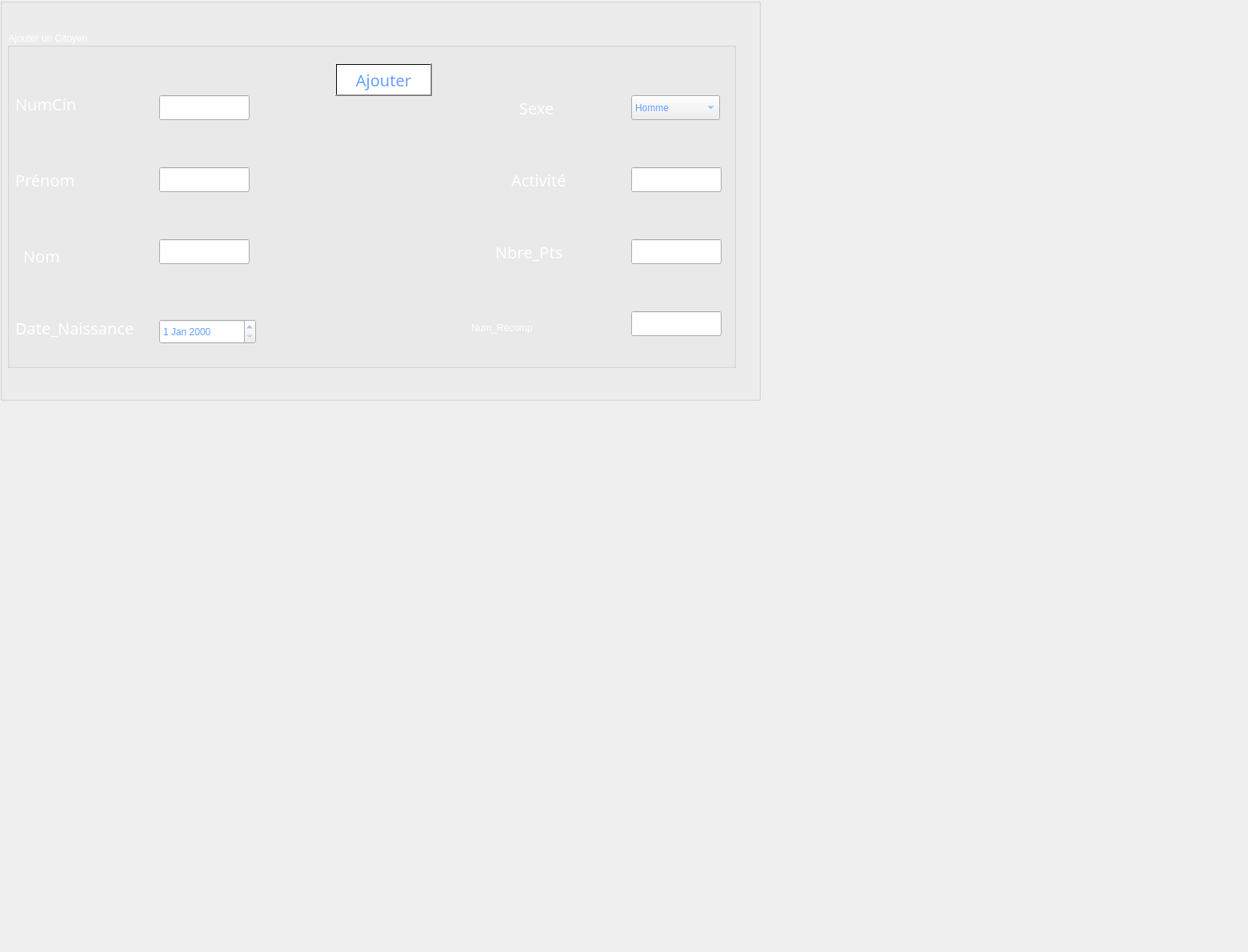
        <widget class="QWidget" name="ajouterCit">
         <attribute name="title">
          <string>Ajouter</string>
         </attribute>
         <widget class="QGroupBox" name="groupBox">
          <property name="geometry">
           <rect>
            <x>0</x>
            <y>-30</y>
            <width>951</width>
            <height>531</height>
           </rect>
          </property>
          <property name="font">
           <font>
            <family>Rockwell</family>
            <pointsize>15</pointsize>
            <weight>50</weight>
            <italic>false</italic>
            <bold>false</bold>
            <underline>true</underline>
           </font>
          </property>
          <property name="autoFillBackground">
           <bool>false</bool>
          </property>
          <property name="styleSheet">
           <string notr="true">color:rgb(255, 255, 255);</string>
          </property>
          <property name="title">
           <string>Ajouter un citoyen</string>
          </property>
          <property name="flat">
           <bool>false</bool>
          </property>
          <property name="checkable">
           <bool>false</bool>
          </property>
          <widget class="QLabel" name="label_38">
           <property name="geometry">
            <rect>
             <x>0</x>
             <y>30</y>
             <width>951</width>
             <height>501</height>
            </rect>
           </property>
           <property name="styleSheet">
            <string notr="true">background-image: url(:/1.jpg);</string>
           </property>
           <property name="text">
            <string/>
           </property>
          </widget>
          <widget class="QGroupBox" name="groupBox_5">
           <property name="geometry">
            <rect>
             <x>9</x>
             <y>69</y>
             <width>911</width>
             <height>421</height>
            </rect>
           </property>
           <property name="title">
            <string>Ajouter un Citoyen</string>
           </property>
           <widget class="QDateEdit" name="date">
            <property name="geometry">
             <rect>
              <x>190</x>
              <y>360</y>
              <width>121</width>
              <height>31</height>
             </rect>
            </property>
            <property name="styleSheet">
             <string notr="true">color:rgb(103, 161, 255);
</string>
            </property>
           </widget>
           <widget class="QLabel" name="label_11">
            <property name="geometry">
             <rect>
              <x>10</x>
              <y>350</y>
              <width>191</width>
              <height>41</height>
             </rect>
            </property>
            <property name="font">
             <font>
              <family>Rockwell</family>
              <pointsize>15</pointsize>
              <weight>50</weight>
              <italic>false</italic>
              <bold>false</bold>
             </font>
            </property>
            <property name="text">
             <string>Date_Naissance</string>
            </property>
           </widget>
           <widget class="QLabel" name="label_23">
            <property name="geometry">
             <rect>
              <x>580</x>
              <y>350</y>
              <width>191</width>
              <height>41</height>
             </rect>
            </property>
            <property name="text">
             <string>Num_Récomp</string>
            </property>
           </widget>
           <widget class="QLineEdit" name="lineEdit">
            <property name="geometry">
             <rect>
              <x>780</x>
              <y>350</y>
              <width>113</width>
              <height>31</height>
             </rect>
            </property>
            <property name="styleSheet">
             <string notr="true">color:rgb(103, 161, 255);
</string>
            </property>
           </widget>
           <widget class="QLineEdit" name="nom">
            <property name="geometry">
             <rect>
              <x>190</x>
              <y>260</y>
              <width>113</width>
              <height>31</height>
             </rect>
            </property>
            <property name="styleSheet">
             <string notr="true">color:rgb(103, 161, 255);
</string>
            </property>
           </widget>
           <widget class="QLabel" name="label_20">
            <property name="geometry">
             <rect>
              <x>20</x>
              <y>260</y>
              <width>71</width>
              <height>41</height>
             </rect>
            </property>
            <property name="font">
             <font>
              <family>Rockwell</family>
              <pointsize>15</pointsize>
              <weight>50</weight>
              <italic>false</italic>
              <bold>false</bold>
             </font>
            </property>
            <property name="text">
             <string>Nom</string>
            </property>
           </widget>
           <widget class="QLineEdit" name="nbr_pts">
            <property name="geometry">
             <rect>
              <x>780</x>
              <y>260</y>
              <width>113</width>
              <height>31</height>
             </rect>
            </property>
            <property name="styleSheet">
             <string notr="true">color:rgb(103, 161, 255);
</string>
            </property>
           </widget>
           <widget class="QLabel" name="label_8">
            <property name="geometry">
             <rect>
              <x>610</x>
              <y>260</y>
              <width>131</width>
              <height>31</height>
             </rect>
            </property>
            <property name="font">
             <font>
              <family>Rockwell</family>
              <pointsize>15</pointsize>
              <weight>50</weight>
              <italic>false</italic>
              <bold>false</bold>
             </font>
            </property>
            <property name="text">
             <string>Nbre_Pts</string>
            </property>
           </widget>
           <widget class="QLineEdit" name="activite">
            <property name="geometry">
             <rect>
              <x>780</x>
              <y>170</y>
              <width>113</width>
              <height>31</height>
             </rect>
            </property>
            <property name="styleSheet">
             <string notr="true">color:rgb(103, 161, 255);
</string>
            </property>
           </widget>
           <widget class="QLabel" name="label_7">
            <property name="geometry">
             <rect>
              <x>630</x>
              <y>170</y>
              <width>111</width>
              <height>31</height>
             </rect>
            </property>
            <property name="font">
             <font>
              <family>Rockwell</family>
              <pointsize>15</pointsize>
              <weight>50</weight>
              <italic>false</italic>
              <bold>false</bold>
             </font>
            </property>
            <property name="text">
             <string>Activité</string>
            </property>
           </widget>
           <widget class="QComboBox" name="comboBox">
            <property name="geometry">
             <rect>
              <x>780</x>
              <y>80</y>
              <width>111</width>
              <height>31</height>
             </rect>
            </property>
            <property name="styleSheet">
             <string notr="true">color:rgb(103, 161, 255);
</string>
            </property>
            <item>
             <property name="text">
              <string>Homme</string>
             </property>
            </item>
            <item>
             <property name="text">
              <string>Femme</string>
             </property>
            </item>
           </widget>
           <widget class="QLabel" name="label_19">
            <property name="geometry">
             <rect>
              <x>640</x>
              <y>80</y>
              <width>81</width>
              <height>31</height>
             </rect>
            </property>
            <property name="font">
             <font>
              <family>Rockwell</family>
              <pointsize>15</pointsize>
              <weight>50</weight>
              <italic>false</italic>
              <bold>false</bold>
             </font>
            </property>
            <property name="text">
             <string>Sexe</string>
            </property>
           </widget>
           <widget class="QLineEdit" name="prenom">
            <property name="geometry">
             <rect>
              <x>190</x>
              <y>170</y>
              <width>113</width>
              <height>31</height>
             </rect>
            </property>
            <property name="styleSheet">
             <string notr="true">color:rgb(103, 161, 255);
</string>
            </property>
           </widget>
           <widget class="QLabel" name="label_13">
            <property name="geometry">
             <rect>
              <x>10</x>
              <y>170</y>
              <width>111</width>
              <height>31</height>
             </rect>
            </property>
            <property name="font">
             <font>
              <family>Rockwell</family>
              <pointsize>15</pointsize>
              <weight>50</weight>
              <italic>false</italic>
              <bold>false</bold>
             </font>
            </property>
            <property name="text">
             <string>Prénom</string>
            </property>
           </widget>
           <widget class="QLineEdit" name="numCin">
            <property name="geometry">
             <rect>
              <x>190</x>
              <y>80</y>
              <width>113</width>
              <height>31</height>
             </rect>
            </property>
            <property name="styleSheet">
             <string notr="true">color:rgb(103, 161, 255);
</string>
            </property>
           </widget>
           <widget class="QLabel" name="label_9">
            <property name="geometry">
             <rect>
              <x>10</x>
              <y>70</y>
              <width>111</width>
              <height>41</height>
             </rect>
            </property>
            <property name="font">
             <font>
              <family>Rockwell</family>
              <pointsize>15</pointsize>
              <weight>50</weight>
              <italic>false</italic>
              <bold>false</bold>
             </font>
            </property>
            <property name="text">
             <string>NumCin</string>
            </property>
           </widget>
           <widget class="QPushButton" name="ajouter">
            <property name="enabled">
             <bool>true</bool>
            </property>
            <property name="geometry">
             <rect>
              <x>410</x>
              <y>40</y>
              <width>121</width>
              <height>41</height>
             </rect>
            </property>
            <property name="font">
             <font>
              <family>Rockwell</family>
              <pointsize>15</pointsize>
              <weight>50</weight>
              <italic>false</italic>
              <bold>false</bold>
             </font>
            </property>
            <property name="acceptDrops">
             <bool>false</bool>
            </property>
            <property name="autoFillBackground">
             <bool>false</bool>
            </property>
            <property name="styleSheet">
             <string notr="true">color:rgb(103, 161, 255);
background-color: qlineargradient(spread:pad, x1:1, y1:0, x2:1, y2:0, stop:0.919598 rgba(255, 255, 255), stop:0.98 rgba(0, 0, 0, 255), stop:1 rgba(235, 148, 61, 255));

</string>
            </property>
            <property name="text">
             <string>Ajouter</string>
            </property>
           </widget>
          </widget>
         </widget>
         <widget class="QLabel" name="label_5">
          <property name="geometry">
           <rect>
            <x>0</x>
            <y>-80</y>
            <width>1551</width>
            <height>1181</height>
           </rect>
          </property>
          <property name="text">
           <string/>
          </property>
          <property name="pixmap">
           <pixmap>../../smartshop2A18-gestion-employ-scong-s/imagesQT/74-741363_macaron-background.jpg</pixmap>
          </property>
         </widget>
         <zorder>label_5</zorder>
         <zorder>groupBox</zorder>
        </widget>
